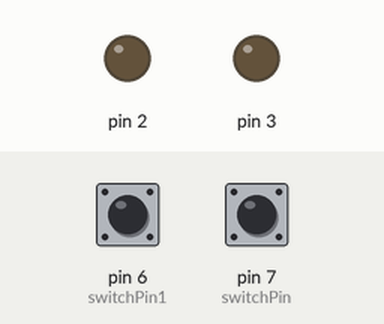
Simulated run of this sketch. Board: Arduino Uno, built with avr-gcc and run on an emulated ATmega328P. Shown: output pins drawn as LEDs (lit = HIGH). Inputs (shaded band) come from the test bench; at power-on: pin 6 (switchPin1) LOW, pin 7 (switchPin) LOW.

Above: at 1.2 s.
1.3 s: pin 6 (switchPin1) pulled HIGH for 1 s
At 1.8 s:
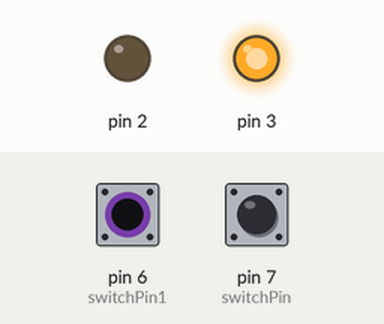
4.3 s: pin 7 (switchPin) pulled HIGH for 0.15 s
At 4.38 s:
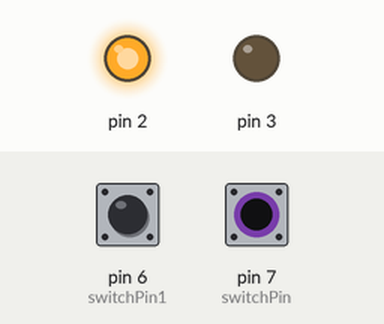
5.9 s: pin 6 (switchPin1) pulled HIGH for 3.2 s
At 9.6 s:
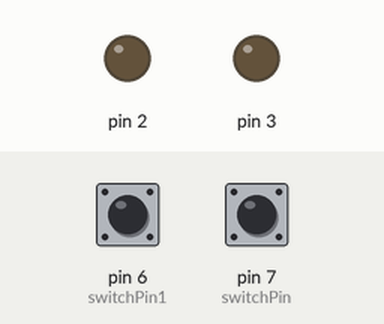
Timing chart, 0 to 11.1 s (numbered marks = the images above; inputs shaded):
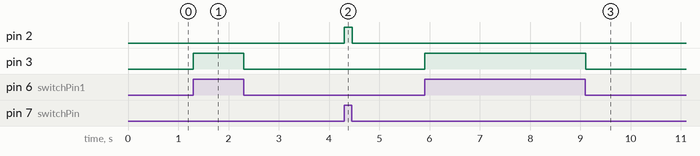

The sketch:

CODE.ino
```cpp
  int switchPin = 7; //the switch connect to pin 12
  int switchPin1 = 6; //the switch connect to pin 12
int switchState = 0;// variable for reading the pushbutton status
int switchState1 = 0;// variable for reading the pushbutton status
void setup()
{
  pinMode(2, OUTPUT);
  pinMode(3, OUTPUT);

  pinMode(switchPin, INPUT); //initialize thebuttonPin as input
   pinMode(switchPin1, INPUT); //initialize thebuttonPin as input

}

void loop()
{
  //read the state of the switch value
  switchState = digitalRead(switchPin);
  switchState1 = digitalRead(switchPin1);

  if (switchState == HIGH ) //if it is,the state is HIGH
  {
    digitalWrite(2, HIGH);//turn the led on
    delay(20);
    digitalWrite(2, LOW);//TUrn the led off
  }
  if (switchState == LOW )
  {
   digitalWrite(2, LOW);
  }
  if (switchState1 == HIGH)
  {
   digitalWrite(3, HIGH); //turn the led off
    delay(40);
    digitalWrite(3, LOW);// turn off led
  }
  if (switchState1 == LOW )
  {
   digitalWrite(3, LOW);
  }
}
```

Measured:
- after the input at 1.3 s, pin 3: LOW → HIGH at once, → LOW 1.0 s later
- after the input at 4.3 s, pin 2: LOW → HIGH at once, → LOW 0.16 s later
- after the input at 5.9 s, pin 3: LOW → HIGH at once, → LOW 3.2 s later
